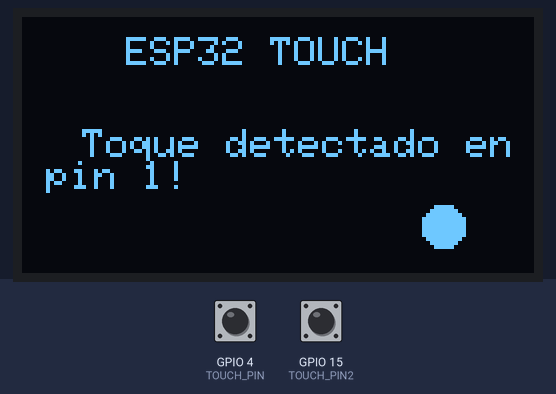
A sketch run on a simulated ESP32. On the bench: 128×64 one-colour display. The test bench sets the inputs (shaded band); at power-on: GPIO 4 (TOUCH_PIN) HIGH, GPIO 15 (TOUCH_PIN2) HIGH.

Above: at 0.1 s.

The sketch:

PruebaTouchOLED.ino
```cpp
#include <Wire.h>
#include <Adafruit_GFX.h>
#include <Adafruit_SH110X.h>

#define SCREEN_WIDTH 128
#define SCREEN_HEIGHT 64
#define OLED_RESET -1
#define OLED_ADDRESS 0x3C

Adafruit_SH1106G display(
  SCREEN_WIDTH,
  SCREEN_HEIGHT,
  &Wire,
  OLED_RESET
);

const int TOUCH_PIN = 4;
const int TOUCH_PIN2 = 15;

const int UMBRAL_TOUCH = 300;

void setup() {

  Serial.begin(115200);

  Wire.begin(21, 22);

  if (!display.begin(OLED_ADDRESS, true)) {
    Serial.println("Error al iniciar la pantalla OLED");
    while (1);
  }

  display.clearDisplay();
  display.setTextColor(SH110X_WHITE);
}

void loop() {

  int valorTouch1 = touchRead(TOUCH_PIN);
  int valorTouch2 = touchRead(TOUCH_PIN2);

  display.clearDisplay();

  display.setTextSize(1);
  display.setCursor(26, 5);
  display.println("ESP32 TOUCH");

  if (valorTouch1 <= UMBRAL_TOUCH) {

    display.setCursor(15, 28);
    display.println("Toque detectado en pin 1!");

    display.fillCircle(105, 52, 5, SH110X_WHITE);
  }

  else if (valorTouch2 <= UMBRAL_TOUCH) {

    display.setCursor(15, 28);
    display.println("Toque detectado en pin 2!");

    display.fillCircle(105, 52, 5, SH110X_WHITE);
  }
  else {

    display.setCursor(32, 28);
    display.println("Esperando...");

    display.fillCircle(20, 52, 5, SH110X_WHITE);
  }

  display.display();

  delay(100);
}
```
